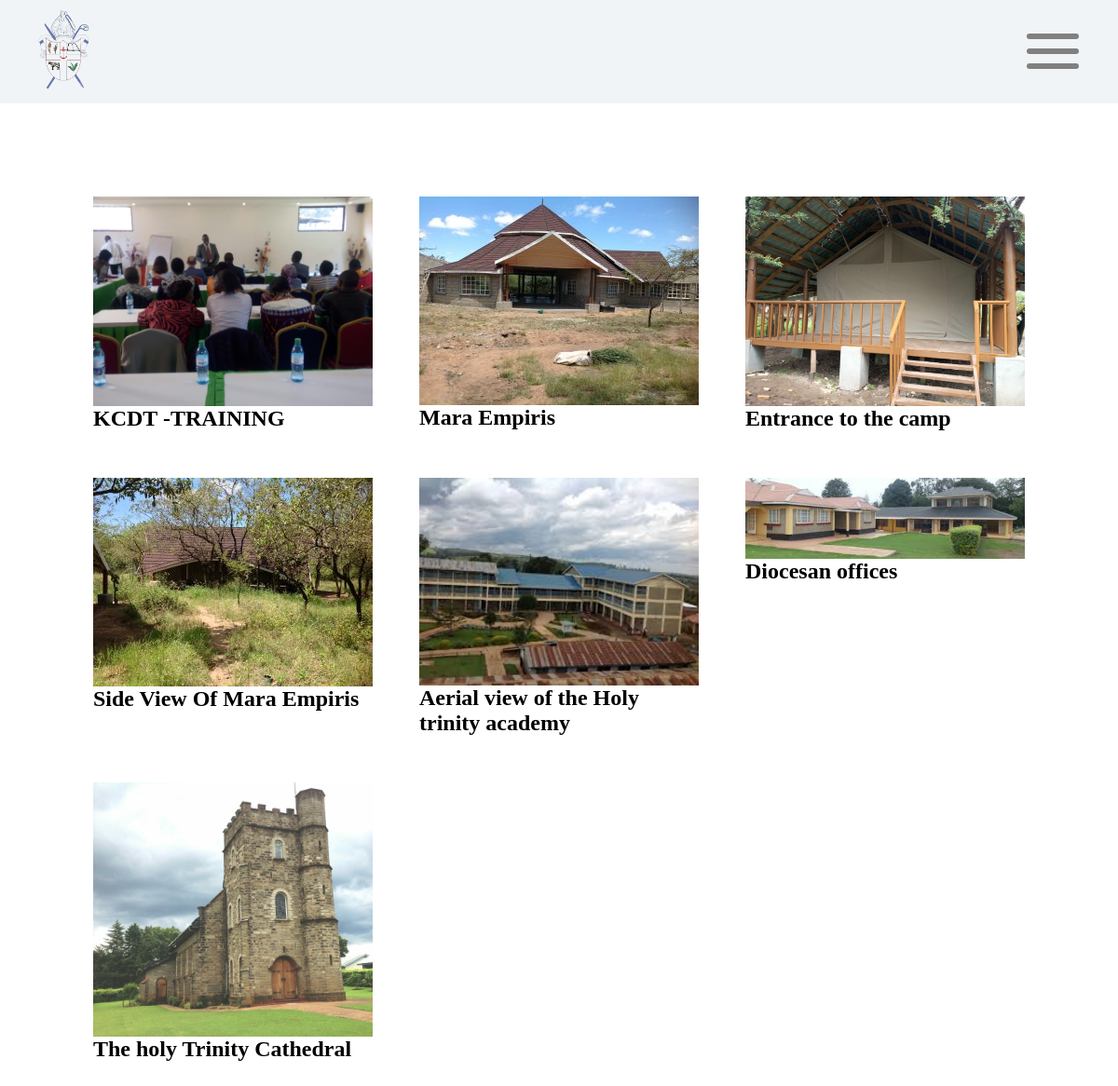
Page /gallery/ on the committed database.
### base/models.py (models this page shows, shortened)
class Gallery(models.Model):
  description = models.CharField(max_length=255, null= True)
  Image = models.ImageField(default='kericho.png')

### base/views.py (the view)
# urls.py: path('gallery/',views.gallery, name='gallery'),
def gallery(request):
  images = Gallery.objects.all()
  context = { 'images': images}
  return render(request , 'gallery.html', context)

### templates/gallery.html (shortened to what this page needs)
<!DOCTYPE html>
<html lang="en">
<head>
  {% load static %}
  <link rel="stylesheet" href="{% static 'styles/universal.css' %}">
  <link rel="stylesheet" href="{% static 'styles/clergy.css' %}">
  <link rel="stylesheet" href="{% static 'styles/newmobile.css' %}">
  <link rel="stylesheet" href="{% static 'styles/gallery.css' %}">
</head>
<body>
  <header class="active-header">
    <a href="{%url 'home' %}">
      <img src="{% static 'assets/images/kericho.png' %}" alt="">
    </a>
   <a href="{%url 'home' %}">
    <div class="hashbar-container" >
      <div class="hashbar"></div>
      <div class="hashbar"></div>
      <div class="hashbar"></div>
    </div>
   </a>
  </header>
  <main>
    <div class="image-grid">
      {% for image in images  %}
      <div class="image-holder">
        <img src="{{image.Image.url}}" alt="">
        <h2>
          {{image.description}}
        </h2>
      </div>
    {% endfor %}
    </div>
  </main>
</body>
</html>

### static/styles/universal.css (style rules this page uses)
* { margin: 0; list-style: none; padding: 0; box-sizing: border-box; text-decoration: none; }
a { text-decoration: none; }
.hashbar-container { display: none; }
.hashbar { width: 37px; height: 5px; background-color: gray; margin: 10px; }

### static/styles/clergy.css (style rules this page uses)
.active-header { position:sticky; top: 0; width: 100vw; display: flex; background-color: #f0f4f7; padding: .3rem 2rem; align-items: center; justify-content: space-between; z-index: 10000; }
.active-header img { height: 97px; }
.hashbar-container { display: block; }
.hashbar { width: 56px ; height: 6px; border-radius: 34px; background-color: gray; }

### static/styles/gallery.css (style rules this page uses)
.image-grid { display: grid; grid-template-columns: 1fr 1fr 1fr; gap: 50px; padding: 100px; }
.image-holder { width: 100%; display: flex; flex-direction: column; }
.image-holder img { width: 100%; object-fit: cover; }

### rows in the picture
Gallery: Image (picture), description "KCDT -TRAINING"
Gallery: Image (picture), description "Mara Empiris"
Gallery: Image (picture), description "Entrance to the camp"
Gallery: Image (picture), description "Side View Of Mara Empiris"
Gallery: Image (picture), description "Aerial view of the Holy trinity academy"
Gallery: Image (picture), description "Diocesan offices"
Gallery: Image (picture), description "The holy Trinity Cathedral"
